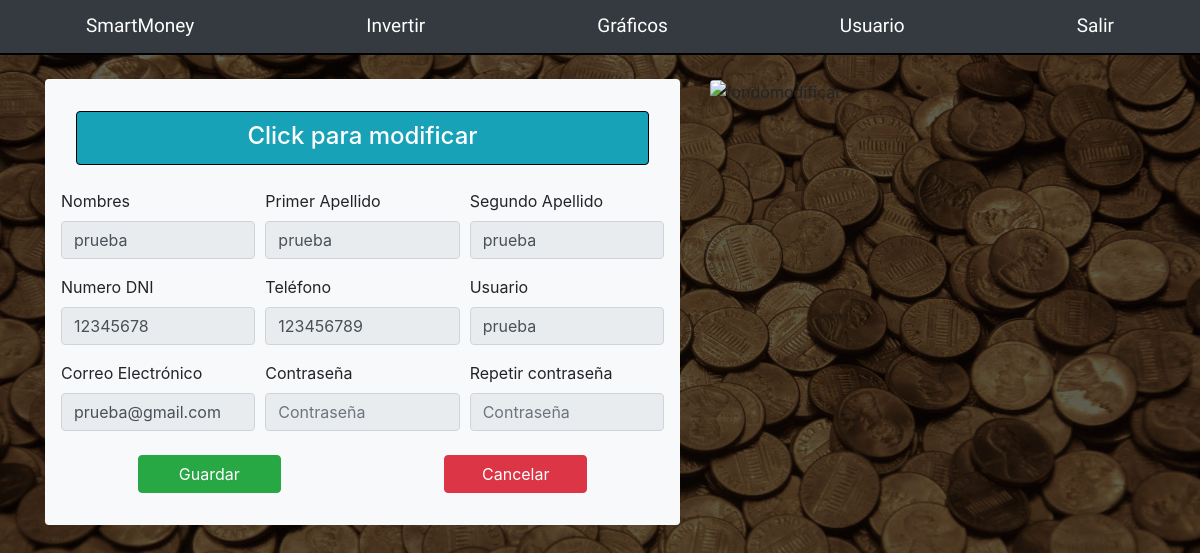
/modificardatos.php (signed in), run on the app's committed database.
### tables this page shows
CREATE TABLE `usuarios` (
  `id` int(11) NOT NULL,
  `nombres` varchar(50) DEFAULT NULL,
  `primerApellido` varchar(50) DEFAULT NULL,
  `segundoApellido` varchar(50) DEFAULT NULL,
  `dni` int(22) DEFAULT NULL,
  `telefono` int(22) DEFAULT NULL,
  `usuario` varchar(50) DEFAULT NULL,
  `password` tinytext DEFAULT NULL,
  `correo` varchar(50) DEFAULT NULL
);

### modificardatos.php (the view, shortened to what this page needs)
<?php
	if(isset($_SESSION['user'])){
?>
<!DOCTYPE html>
<html>
<head>
	<?php require_once "php/scripts.php";?>
    <link rel="stylesheet" href="https://stackpath.bootstrapcdn.com/bootstrap/4.4.1/css/bootstrap.min.css">
    <link rel="stylesheet" href="css/modificardatos.css">
</head>
<body class="fondo">
<?php
    $usuarioSesion = $_SESSION['user'];
    $conexion=conexion();
    $sql="SELECT * from usuarios where usuario='$usuarioSesion'";
    $result=mysqli_query($conexion,$sql);
        if(mysqli_num_rows($result) == 1 ){
            $row = mysqli_fetch_array($result);
            $nombres = $row['nombres'];
            $primerApellido = $row['primerApellido'];
            $segundoApellido = $row['segundoApellido'];
            $dni = $row['dni'];
            $telefono = $row['telefono'];
            $correo = $row['correo'];
        }
?>
  <nav class="nav nav-pills navegacion flex-column bg-dark flex-sm-row">
    <a class="flex-fill text-center nav-link bg-dark m-1 p-2" href="principal.php">SmartMoney</a>
    <a class="flex-fill text-center nav-link bg-dark m-1 p-2" href="invertir.php">Invertir</a>
    <a class="flex-fill text-center nav-link bg-dark m-1 p-2" href="grafico.php">Gráficos</a>
    <a class="flex-fill text-center nav-link bg-dark m-1 p-2" href="usuario.php">Usuario</a>
    <a class="flex-fill text-center salir nav-link bg-dark m-1 p-2" href="php/salir.php">Salir</a>
  </nav>
  <div class="container">
    <div class="row">
        <div class="col-md-12 col-lg-12 col-xl-7">
            <div class="panel panel-body bg-light p-3 rounded my-4">
                <div class="my-3 col-12 text-center">
                    <button id="aa" value="" class="btn btn-info col-12 invertir"><h4 class="mt-1 text-center">Click para modificar</h4></button>
                </div>
                <form id="frmDatos">
                    <div class="form-row justify-content-between ">
                        <div class="col-12 col-sm-12 col-md-12 col-lg-6 col-xl-4 my-2">
                            <label for="">Nombres</label>
                            <input type="text" id="nombres" name="nombres" class="form-control permitir" value="<?php echo $nombres; ?>" placeholder="Nombres" disabled>
                        </div>
                        <div class="col-12 col-sm-12 col-md-12 col-lg-6 col-xl-4 my-2">
                            <label for="">Primer Apellido</label>
                            <input type="text" id="primerApellido" name="primerApellido" class="form-control permitir" value="<?php echo $primerApellido; ?>" placeholder="Primer Apellido" disabled>
                        </div>
                        <div class="col-12 col-sm-12 col-md-12 col-lg-6 col-xl-4 my-2">
                            <label for="">Segundo Apellido</label>
                                <input type="text" id="segundoApellido" name="segundoApellido" class="form-control permitir" value="<?php echo $segundoApellido; ?>" placeholder="Segundo Apellido" disabled>
                        </div>
                        <div class="col-12 col-sm-12 col-md-12 col-lg-6 col-xl-4 my-2">
                            <label for="">Numero DNI</label>
                            <input type="text" id="dni" class="form-control permitir" name="dni" value="<?php echo $dni; ?>" placeholder="DNI" value="12345678" disabled>
                        </div>
                        <div class="col-12 col-sm-12 col-md-12 col-lg-6 col-xl-4 my-2">
                            <label for="">Teléfono</label>
                            <input type="text" id="telefono" class="form-control permitir" name="telefono" value="<?php echo $telefono; ?>" placeholder="Teléfono" disabled>
                        </div>
                        <div class="col-12 col-sm-12 col-md-12 col-lg-6 col-xl-4 my-2">
                            <label for="">Usuario</label>
                            <input type="text" id="usuario" class="form-control" value="<?php echo $usuarioSesion; ?>" placeholder="Usuario" disabled>
                        </div>
                        <div class="col-12 col-sm-12 col-md-12 col-lg-6 col-xl-4 my-2">
                            <label for="">Correo Electrónico</label>
                            <input type="email" id="correo" class="form-control" value="<?php echo $correo; ?>" placeholder="Correo electrónico" disabled>
                        </div>
                        <div class="col-12 col-sm-12 col-md-12 col-lg-6 col-xl-4 my-2">
                            <label for="">Contraseña</label>
                            <input type="password" id="password1" name="password1" class="form-control permitir" placeholder="Contraseña" disabled>
                        </div>
                        <div class="col-12 col-sm-12 col-md-12 co-lg-6 col-xl-4 my-2">
                            <label for="">Repetir contraseña</label>
                            <input type="password" id="password2" name="password2" class="form-control permitir" placeholder="Contraseña" disabled>
                        </div>
                    </div>
                    <div class="form-row justify-content-around botones my-3">
                        <div class="col-6 col-sm-6 col-md-6 col-lg-4 col-xl-3">
                            <span class="btn btn-success d-block" id="guardarDatos">Guardar</span>
                        </div>
                        <div class="col-6 col-sm-6 col-md-6 col-lg-4 col-xl-3">
                            <a class="btn btn-danger d-block" href="usuario.php">Cancelar</a>
                        </div>
                    </div>
                </form>
            </div>
        </div>
        <div class="d-none d-xl-block col-md-6 col-lg-6 col-xl-5 my-4">
            <img src="img/modificar.jpg" class="img-fluid imgmodificar rounded" alt="fondomodificar">
        </div>
    </div>
  </div>
</body>
</html>
<?php
} else {
	header("location:index.php");
	}
?>

### css/modificardatos.css (style rules this page uses)
.nav a { color: white; text-decoration-style: none; font-family: 'Alata', sans-serif; font-size: 19px; }
.fondo { background-image: url(../img/image.jpg); background-repeat: no-repeat; background-size: cover; width:auto; height: 100%; }
.navegacion { border-bottom: 2px solid black; }
.invertir { border: 0.5px solid black; }
.imgmodificar { width: 90%; height: 100%; }

### data on the page
usuarios: nombres "prueba", primerApellido "prueba", segundoApellido "prueba", dni "12345678", telefono "123456789", correo "prueba@gmail.com"
